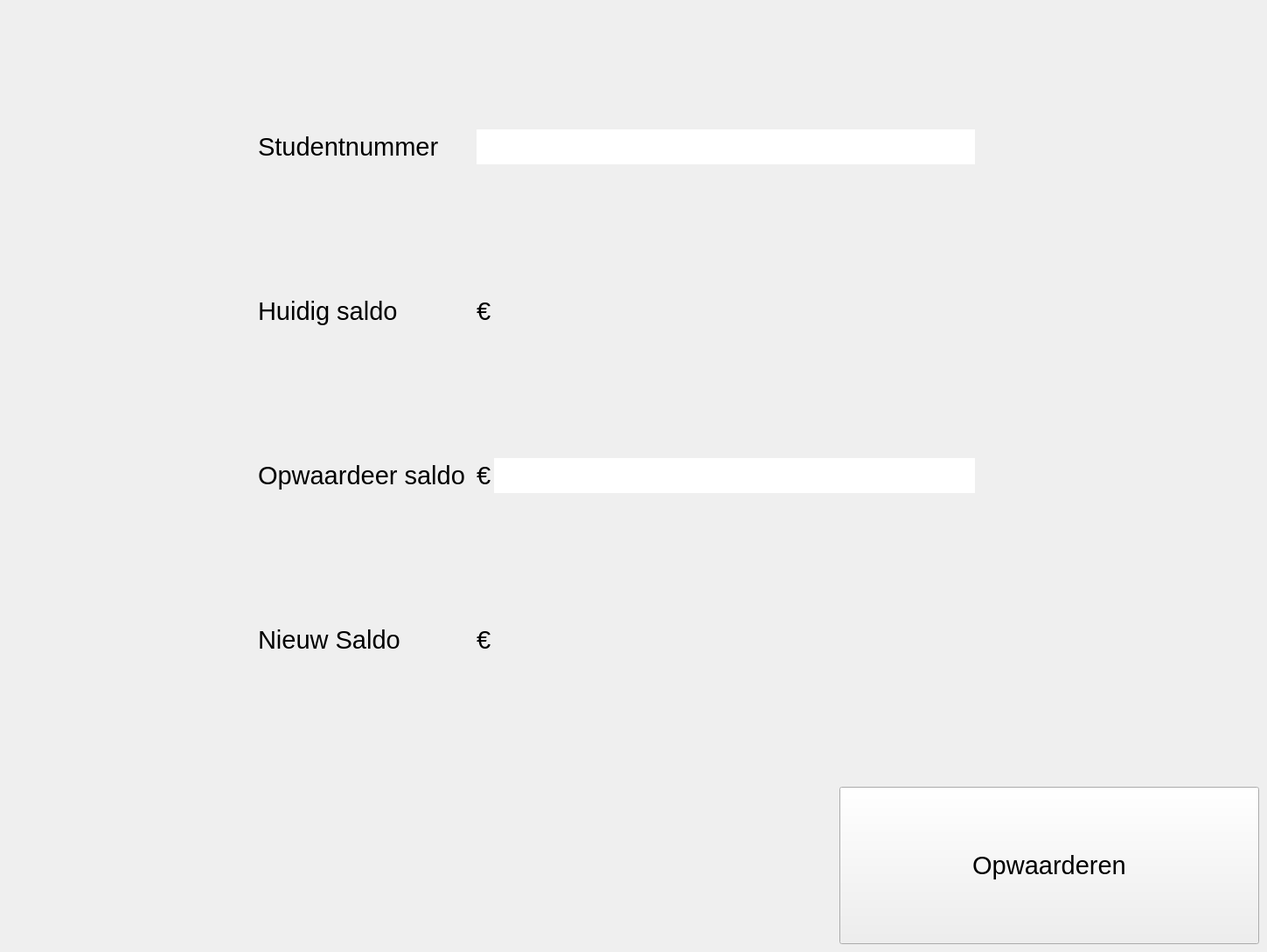
        <widget class="QWidget" name="UpdateUser_page">
         <widget class="QLabel" name="INC_lbl_ID">
          <property name="geometry">
           <rect>
            <x>295</x>
            <y>148</y>
            <width>240</width>
            <height>40</height>
           </rect>
          </property>
          <property name="font">
           <font>
            <pointsize>22</pointsize>
           </font>
          </property>
          <property name="text">
           <string>Studentnummer</string>
          </property>
         </widget>
         <widget class="QLineEdit" name="INC_line_ID">
          <property name="geometry">
           <rect>
            <x>545</x>
            <y>148</y>
            <width>570</width>
            <height>40</height>
           </rect>
          </property>
          <property name="font">
           <font>
            <pointsize>22</pointsize>
           </font>
          </property>
          <property name="frame">
           <bool>false</bool>
          </property>
         </widget>
         <widget class="QLabel" name="INC_lbl_AMOUNT">
          <property name="geometry">
           <rect>
            <x>295</x>
            <y>336</y>
            <width>240</width>
            <height>40</height>
           </rect>
          </property>
          <property name="font">
           <font>
            <pointsize>22</pointsize>
           </font>
          </property>
          <property name="text">
           <string>Huidig saldo</string>
          </property>
         </widget>
         <widget class="QLabel" name="INC_line_AMOUNT">
          <property name="geometry">
           <rect>
            <x>565</x>
            <y>336</y>
            <width>550</width>
            <height>40</height>
           </rect>
          </property>
          <property name="font">
           <font>
            <pointsize>22</pointsize>
           </font>
          </property>
          <property name="text">
           <string/>
          </property>
         </widget>
         <widget class="QLabel" name="euroteken_3">
          <property name="geometry">
           <rect>
            <x>545</x>
            <y>336</y>
            <width>20</width>
            <height>40</height>
           </rect>
          </property>
          <property name="font">
           <font>
            <pointsize>22</pointsize>
           </font>
          </property>
          <property name="text">
           <string>€</string>
          </property>
          <property name="alignment">
           <set>Qt::AlignLeading|Qt::AlignLeft|Qt::AlignVCenter</set>
          </property>
         </widget>
         <widget class="QLabel" name="euroteken_6">
          <property name="geometry">
           <rect>
            <x>545</x>
            <y>524</y>
            <width>20</width>
            <height>40</height>
           </rect>
          </property>
          <property name="font">
           <font>
            <pointsize>22</pointsize>
           </font>
          </property>
          <property name="text">
           <string>€</string>
          </property>
          <property name="alignment">
           <set>Qt::AlignLeading|Qt::AlignLeft|Qt::AlignVCenter</set>
          </property>
         </widget>
         <widget class="QLabel" name="INC_lbl_INC">
          <property name="geometry">
           <rect>
            <x>295</x>
            <y>524</y>
            <width>240</width>
            <height>40</height>
           </rect>
          </property>
          <property name="font">
           <font>
            <pointsize>22</pointsize>
           </font>
          </property>
          <property name="text">
           <string>Opwaardeer saldo</string>
          </property>
         </widget>
         <widget class="QLineEdit" name="INC_line_INC">
          <property name="geometry">
           <rect>
            <x>565</x>
            <y>524</y>
            <width>550</width>
            <height>40</height>
           </rect>
          </property>
          <property name="font">
           <font>
            <pointsize>22</pointsize>
           </font>
          </property>
          <property name="frame">
           <bool>false</bool>
          </property>
         </widget>
         <widget class="QLabel" name="euroteken_7">
          <property name="geometry">
           <rect>
            <x>545</x>
            <y>712</y>
            <width>20</width>
            <height>40</height>
           </rect>
          </property>
          <property name="font">
           <font>
            <pointsize>22</pointsize>
           </font>
          </property>
          <property name="text">
           <string>€</string>
          </property>
          <property name="alignment">
           <set>Qt::AlignLeading|Qt::AlignLeft|Qt::AlignVCenter</set>
          </property>
         </widget>
         <widget class="QLabel" name="INC_line_AMOUNT_2">
          <property name="geometry">
           <rect>
            <x>565</x>
            <y>712</y>
            <width>550</width>
            <height>40</height>
           </rect>
          </property>
          <property name="font">
           <font>
            <pointsize>22</pointsize>
           </font>
          </property>
          <property name="text">
           <string/>
          </property>
         </widget>
         <widget class="QLabel" name="INC_lbl_AMOUNT_2">
          <property name="geometry">
           <rect>
            <x>295</x>
            <y>712</y>
            <width>240</width>
            <height>40</height>
           </rect>
          </property>
          <property name="font">
           <font>
            <pointsize>22</pointsize>
           </font>
          </property>
          <property name="text">
           <string>Nieuw Saldo</string>
          </property>
         </widget>
         <widget class="QPushButton" name="btn_INC">
          <property name="geometry">
           <rect>
            <x>960</x>
            <y>900</y>
            <width>480</width>
            <height>180</height>
           </rect>
          </property>
          <property name="font">
           <font>
            <pointsize>22</pointsize>
           </font>
          </property>
          <property name="focusPolicy">
           <enum>Qt::NoFocus</enum>
          </property>
          <property name="text">
           <string>Opwaarderen</string>
          </property>
          <property name="checkable">
           <bool>false</bool>
          </property>
          <property name="checked">
           <bool>false</bool>
          </property>
          <property name="autoExclusive">
           <bool>false</bool>
          </property>
         </widget>
        </widget>
